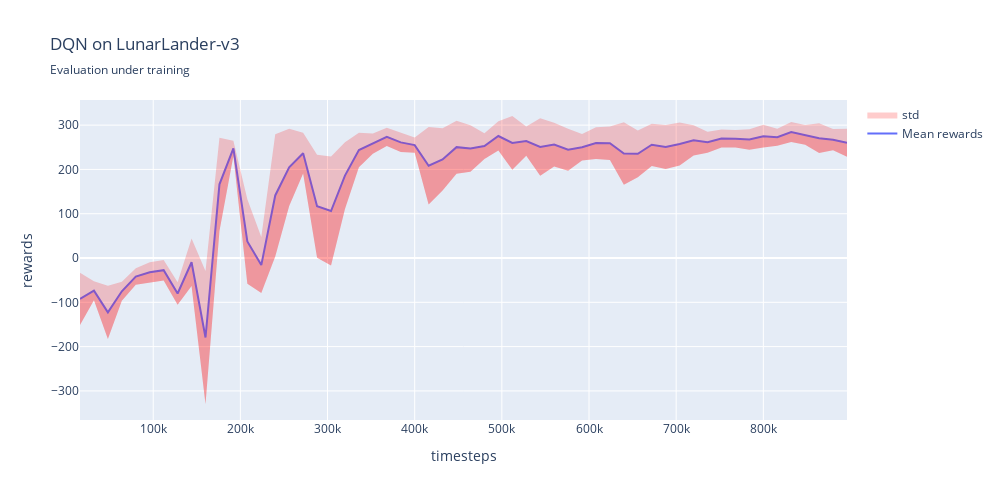

This figure's notebook cell:
### Code cell
fig = go.Figure()
fig.add_scatter(x=timesteps, y=mean_rewards, name='Mean rewards', mode='lines')
fig.add_scatter(x=timesteps, y=mean_rewards - std_rewards, fill='tonexty', mode='lines', line=dict(color='rgba(0,0,0,0)'),
                         fillcolor='rgba(255,0,0,0.2)', showlegend=False, name='std')
fig.add_scatter(x=timesteps, y=mean_rewards + std_rewards, fill='tonexty', mode='lines', line=dict(color='rgba(0,0,0,0)'),
                         fillcolor='rgba(255,0,0,0.2)', name='std')
fig.update_layout(title_text='DQN on LunarLander-v3', title_subtitle_text='Evaluation under training', 
                  xaxis=dict(title=dict(text='timesteps')), yaxis=dict(title=dict(text='rewards')),
                  autosize=False, width=1000, height=500)
fig.show()
